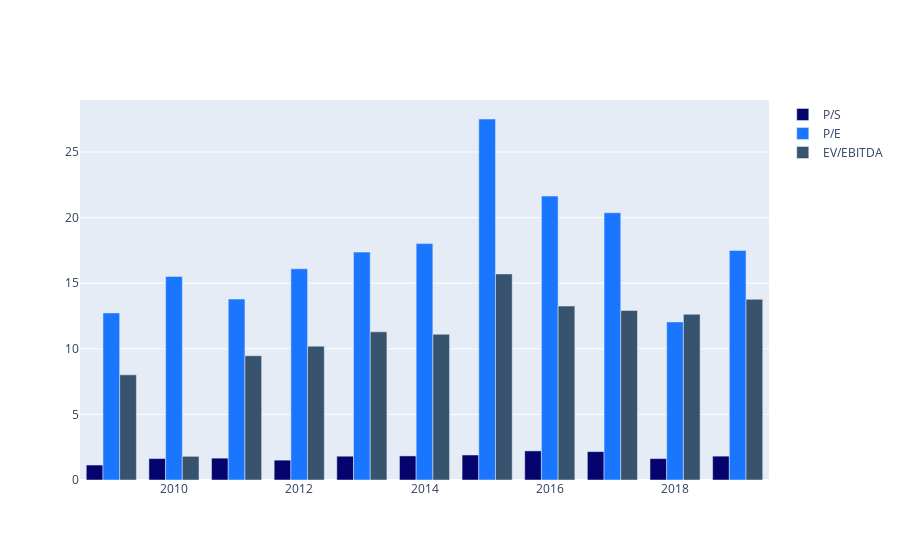

The notebook cell this image was saved under:
### Code cell
f4.show()

### Figure 1 — Plotly figure (JSON) as saved in the notebook; plotly's stock layout.template omitted (floating-point values rounded to 4 significant figures)
{"data": [{"marker": {"color": "rgb(5, 3, 109)"}, "name": "P/S ", "type": "bar", "x": [2019, 2018, 2017, 2016, 2015, 2014, 2013, 2012, 2011, 2010, 2009], "y": [1.819, 1.631, 2.162, 2.218, 1.906, 1.835, 1.813, 1.515, 1.666, 1.632, 1.141]}, {"marker": {"color": "rgb(26, 118, 255)"}, "name": "P/E ", "type": "bar", "x": [2019, 2018, 2017, 2016, 2015, 2014, 2013, 2012, 2011, 2010, 2009], "y": [17.5, 12.05, 20.37, 21.64, 27.51, 18.02, 17.37, 16.1, 13.79, 15.52, 12.73]}, {"marker": {"color": "rgb(55, 83, 109)"}, "name": "EV/EBITDA", "type": "bar", "x": [2019, 2018, 2017, 2016, 2015, 2014, 2013, 2012, 2011, 2010, 2009], "y": [13.77, 12.63, 12.92, 13.26, 15.71, 11.11, 11.29, 10.2, 9.47, 1.804, 8.015]}], "layout": {}}
